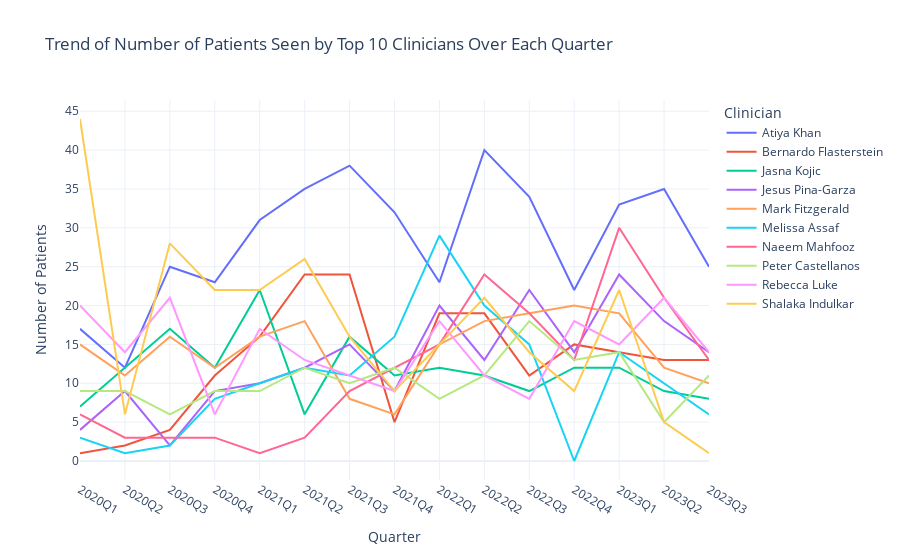

Notebook code cell kept with this figure:
### Code cell
import pandas as pd
import plotly.express as px

clinician_data = pd.read_excel("pr1.xlsx", sheet_name='Accessioned_By_Clinician')

import pandas as pd
import plotly.express as px

# Data Preparation
date_columns = clinician_data.columns[6:-2]
data_transposed = clinician_data.melt(id_vars='Clinician', value_vars=date_columns, var_name='Date', value_name='Patients')
data_transposed['Date'] = pd.to_datetime(data_transposed['Date'])
data_grouped = data_transposed.groupby(['Clinician', 'Date'])['Patients'].sum().reset_index()

# Identify Top Clinicians
top_clinicians = data_grouped.groupby('Clinician')['Patients'].sum().sort_values(ascending=False).head(10)

# Time Series Analysis
data_top_clinicians = data_grouped[data_grouped['Clinician'].isin(top_clinicians.index)]
data_top_clinicians['Year'] = data_top_clinicians['Date'].dt.year
data_top_clinicians['Quarter'] = data_top_clinicians['Date'].dt.to_period("Q").astype(str)
data_grouped_top_clinicians = data_top_clinicians.groupby(['Clinician', 'Year', 'Quarter'])['Patients'].sum().reset_index()

# Create an interactive line plot
fig = px.line(data_grouped_top_clinicians, x='Quarter', y='Patients', color='Clinician', 
              title='Trend of Number of Patients Seen by Top 10 Clinicians Over Each Quarter',
              labels={'Patients': 'Number of Patients', 'Quarter': 'Quarter'},
              template='plotly_white')

# Show the plot
fig.show()

### Figure 1 — Plotly figure (JSON) as saved in the notebook; plotly's stock layout.template omitted (floating-point values rounded to 4 significant figures)
{"data": [{"hovertemplate": "Clinician=Atiya Khan<br>Quarter=%{x}<br>Number of Patients=%{y}<extra></extra>", "legendgroup": "Atiya Khan", "line": {"color": "#636efa", "dash": "solid"}, "marker": {"symbol": "circle"}, "mode": "lines", "name": "Atiya Khan", "orientation": "v", "showlegend": true, "type": "scatter", "x": ["2020Q1", "2020Q2", "2020Q3", "2020Q4", "2021Q1", "2021Q2", "2021Q3", "2021Q4", "2022Q1", "2022Q2", "2022Q3", "2022Q4", "2023Q1", "2023Q2", "2023Q3"], "xaxis": "x", "y": [17, 12, 25, 23, 31, 35, 38, 32, 23, 40, 34, 22, 33, 35, 25], "yaxis": "y"}, {"hovertemplate": "Clinician=Bernardo Flasterstein<br>Quarter=%{x}<br>Number of Patients=%{y}<extra></extra>", "legendgroup": "Bernardo Flasterstein", "line": {"color": "#EF553B", "dash": "solid"}, "marker": {"symbol": "circle"}, "mode": "lines", "name": "Bernardo Flasterstein", "orientation": "v", "showlegend": true, "type": "scatter", "x": ["2020Q1", "2020Q2", "2020Q3", "2020Q4", "2021Q1", "2021Q2", "2021Q3", "2021Q4", "2022Q1", "2022Q2", "2022Q3", "2022Q4", "2023Q1", "2023Q2", "2023Q3"], "xaxis": "x", "y": [1, 2, 4, 11, 16, 24, 24, 5, 19, 19, 11, 15, 14, 13, 13], "yaxis": "y"}, {"hovertemplate": "Clinician=Jasna Kojic<br>Quarter=%{x}<br>Number of Patients=%{y}<extra></extra>", "legendgroup": "Jasna Kojic", "line": {"color": "#00cc96", "dash": "solid"}, "marker": {"symbol": "circle"}, "mode": "lines", "name": "Jasna Kojic", "orientation": "v", "showlegend": true, "type": "scatter", "x": ["2020Q1", "2020Q2", "2020Q3", "2020Q4", "2021Q1", "2021Q2", "2021Q3", "2021Q4", "2022Q1", "2022Q2", "2022Q3", "2022Q4", "2023Q1", "2023Q2", "2023Q3"], "xaxis": "x", "y": [7, 12, 17, 12, 22, 6, 16, 11, 12, 11, 9, 12, 12, 9, 8], "yaxis": "y"}, {"hovertemplate": "Clinician=Jesus Pina-Garza<br>Quarter=%{x}<br>Number of Patients=%{y}<extra></extra>", "legendgroup": "Jesus Pina-Garza", "line": {"color": "#ab63fa", "dash": "solid"}, "marker": {"symbol": "circle"}, "mode": "lines", "name": "Jesus Pina-Garza", "orientation": "v", "showlegend": true, "type": "scatter", "x": ["2020Q1", "2020Q2", "2020Q3", "2020Q4", "2021Q1", "2021Q2", "2021Q3", "2021Q4", "2022Q1", "2022Q2", "2022Q3", "2022Q4", "2023Q1", "2023Q2", "2023Q3"], "xaxis": "x", "y": [4, 9, 2, 9, 10, 12, 15, 9, 20, 13, 22, 14, 24, 18, 14], "yaxis": "y"}, {"hovertemplate": "Clinician=Mark Fitzgerald<br>Quarter=%{x}<br>Number of Patients=%{y}<extra></extra>", "legendgroup": "Mark Fitzgerald", "line": {"color": "#FFA15A", "dash": "solid"}, "marker": {"symbol": "circle"}, "mode": "lines", "name": "Mark Fitzgerald", "orientation": "v", "showlegend": true, "type": "scatter", "x": ["2020Q1", "2020Q2", "2020Q3", "2020Q4", "2021Q1", "2021Q2", "2021Q3", "2021Q4", "2022Q1", "2022Q2", "2022Q3", "2022Q4", "2023Q1", "2023Q2", "2023Q3"], "xaxis": "x", "y": [15, 11, 16, 12, 16, 18, 8, 6, 15, 18, 19, 20, 19, 12, 10], "yaxis": "y"}, {"hovertemplate": "Clinician=Melissa Assaf<br>Quarter=%{x}<br>Number of Patients=%{y}<extra></extra>", "legendgroup": "Melissa Assaf", "line": {"color": "#19d3f3", "dash": "solid"}, "marker": {"symbol": "circle"}, "mode": "lines", "name": "Melissa Assaf", "orientation": "v", "showlegend": true, "type": "scatter", "x": ["2020Q1", "2020Q2", "2020Q3", "2020Q4", "2021Q1", "2021Q2", "2021Q3", "2021Q4", "2022Q1", "2022Q2", "2022Q3", "2022Q4", "2023Q1", "2023Q2", "2023Q3"], "xaxis": "x", "y": [3, 1, 2, 8, 10, 12, 11, 16, 29, 20, 15, 0, 14, 10, 6], "yaxis": "y"}, {"hovertemplate": "Clinician=Naeem Mahfooz<br>Quarter=%{x}<br>Number of Patients=%{y}<extra></extra>", "legendgroup": "Naeem Mahfooz", "line": {"color": "#FF6692", "dash": "solid"}, "marker": {"symbol": "circle"}, "mode": "lines", "name": "Naeem Mahfooz", "orientation": "v", "showlegend": true, "type": "scatter", "x": ["2020Q1", "2020Q2", "2020Q3", "2020Q4", "2021Q1", "2021Q2", "2021Q3", "2021Q4", "2022Q1", "2022Q2", "2022Q3", "2022Q4", "2023Q1", "2023Q2", "2023Q3"], "xaxis": "x", "y": [6, 3, 3, 3, 1, 3, 9, 12, 15, 24, 19, 13, 30, 21, 13], "yaxis": "y"}, {"hovertemplate": "Clinician=Peter Castellanos<br>Quarter=%{x}<br>Number of Patients=%{y}<extra></extra>", "legendgroup": "Peter Castellanos", "line": {"color": "#B6E880", "dash": "solid"}, "marker": {"symbol": "circle"}, "mode": "lines", "name": "Peter Castellanos", "orientation": "v", "showlegend": true, "type": "scatter", "x": ["2020Q1", "2020Q2", "2020Q3", "2020Q4", "2021Q1", "2021Q2", "2021Q3", "2021Q4", "2022Q1", "2022Q2", "2022Q3", "2022Q4", "2023Q1", "2023Q2", "2023Q3"], "xaxis": "x", "y": [9, 9, 6, 9, 9, 12, 10, 12, 8, 11, 18, 13, 14, 5, 11], "yaxis": "y"}, {"hovertemplate": "Clinician=Rebecca Luke<br>Quarter=%{x}<br>Number of Patients=%{y}<extra></extra>", "legendgroup": "Rebecca Luke", "line": {"color": "#FF97FF", "dash": "solid"}, "marker": {"symbol": "circle"}, "mode": "lines", "name": "Rebecca Luke", "orientation": "v", "showlegend": true, "type": "scatter", "x": ["2020Q1", "2020Q2", "2020Q3", "2020Q4", "2021Q1", "2021Q2", "2021Q3", "2021Q4", "2022Q1", "2022Q2", "2022Q3", "2022Q4", "2023Q1", "2023Q2", "2023Q3"], "xaxis": "x", "y": [20, 14, 21, 6, 17, 13, 11, 9, 18, 11, 8, 18, 15, 21, 14], "yaxis": "y"}, {"hovertemplate": "Clinician=Shalaka Indulkar<br>Quarter=%{x}<br>Number of Patients=%{y}<extra></extra>", "legendgroup": "Shalaka Indulkar", "line": {"color": "#FECB52", "dash": "solid"}, "marker": {"symbol": "circle"}, "mode": "lines", "name": "Shalaka Indulkar", "orientation": "v", "showlegend": true, "type": "scatter", "x": ["2020Q1", "2020Q2", "2020Q3", "2020Q4", "2021Q1", "2021Q2", "2021Q3", "2021Q4", "2022Q1", "2022Q2", "2022Q3", "2022Q4", "2023Q1", "2023Q2", "2023Q3"], "xaxis": "x", "y": [44, 6, 28, 22, 22, 26, 16, 9, 15, 21, 14, 9, 22, 5, 1], "yaxis": "y"}], "layout": {"legend": {"title": {"text": "Clinician"}, "tracegroupgap": 0}, "title": {"text": "Trend of Number of Patients Seen by Top 10 Clinicians Over Each Quarter"}, "xaxis": {"anchor": "y", "domain": [0, 1], "title": {"text": "Quarter"}}, "yaxis": {"anchor": "x", "domain": [0, 1], "title": {"text": "Number of Patients"}}}}
